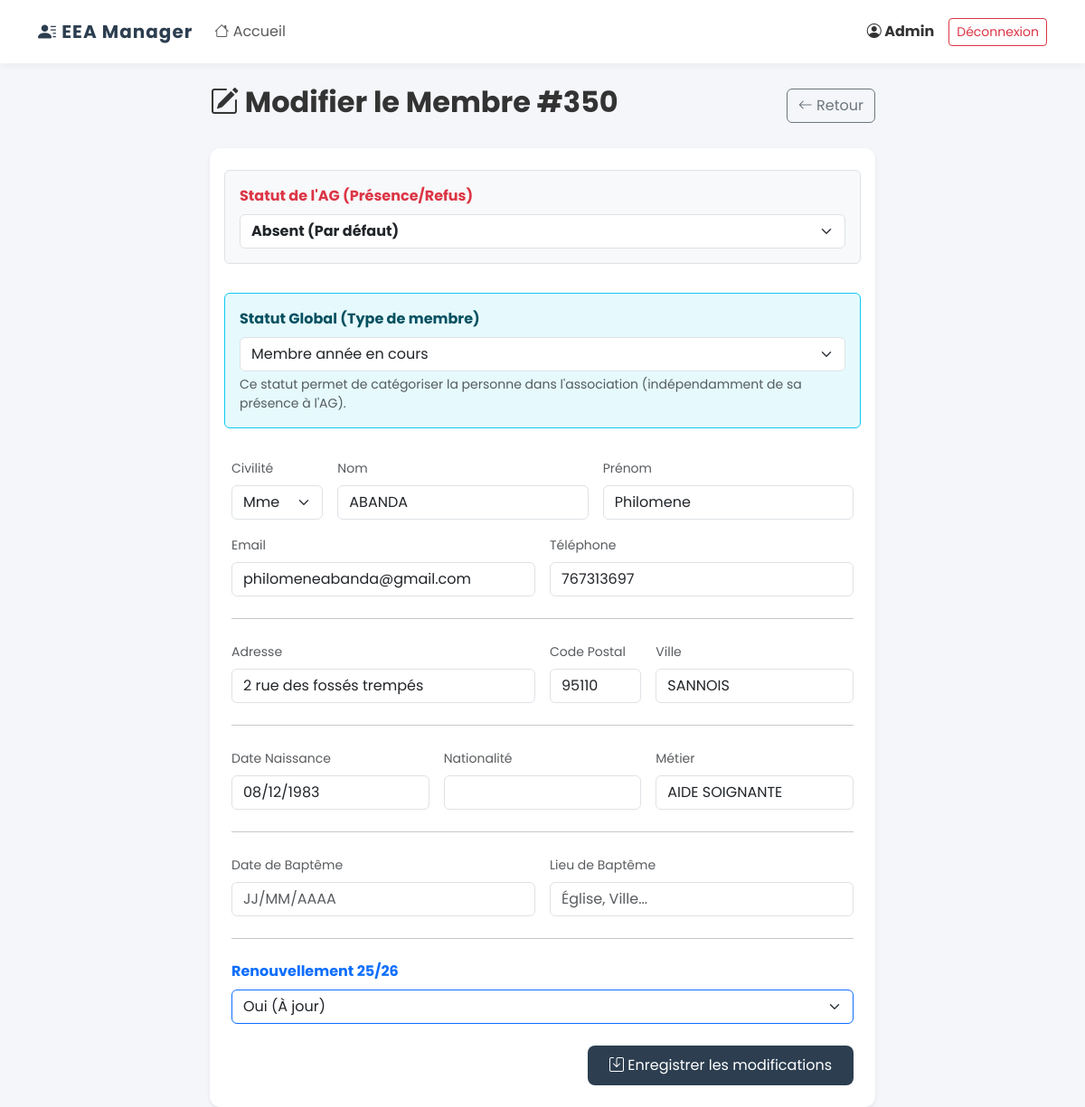
Page /admin/edit/350 (signed in) on the committed database.
### app/models.py (models this page shows)
class Member(db.Model):
    __tablename__ = 'members'
    id = db.Column(db.Integer, primary_key=True)
    nom = db.Column(db.String(100))
    prenom = db.Column(db.String(100))
    email = db.Column(db.String(120))
    telephone = db.Column(db.String(20))
    renouvellement = db.Column(db.String(10)) # 'Oui' ou 'Non'
    is_present = db.Column(db.Boolean, default=False)
    is_refused = db.Column(db.Boolean, default=False)
    check_in_time = db.Column(db.String(20)) # Heure format HH:MM:SS
    adresse = db.Column(db.String(200))
    code_postal = db.Column(db.String(20))
    ville = db.Column(db.String(100))
    date_naissance = db.Column(db.String(20))
    civilite = db.Column(db.String(20))
    nationalite = db.Column(db.String(50))
    metier = db.Column(db.String(100))
    date_bapteme = db.Column(db.String(50))
    lieu_bapteme = db.Column(db.String(100))
    statut_membre = db.Column(db.String(50), default="Membre année en cours")
    qr_code_token = db.Column(db.String(100), unique=True)

### app/routes/admin.py (the view, shortened to what this page needs)
@bp.route('/edit/<int:member_id>', methods=['GET', 'POST'])
@admin_required
def edit_member(member_id):
    m = Member.query.get_or_404(member_id)
    return render_template('admin/edit_member.html', m=m)

### app/routes/admin.py (called while the page is built)
def admin_required(f):
    @wraps(f)
    def decorated_function(*args, **kwargs):
        if 'user_id' not in session or session.get('role') != 'admin':
            flash("Accès non autorisé.", "danger")
            return redirect(url_for('portal.index'))
        return f(*args, **kwargs)
    return decorated_function

### app/templates/admin/edit_member.html (shortened to what this page needs)
{% extends "base.html" %}
{% block content %}
<div class="row justify-content-center">
    <div class="col-lg-8">
        <div class="d-flex justify-content-between align-items-center mb-4">
            <h2 class="fw-bold"><i class="bi bi-pencil-square"></i> Modifier le Membre #{{ m.id }}</h2>
            <a href="{{ url_for('admin.members_dashboard') }}" class="btn btn-outline-secondary"><i
                    class="bi bi-arrow-left"></i> Retour</a>
        </div>
        <div class="card shadow-sm">
            <div class="card-body p-4">
                <form method="POST">
                    <div class="row g-3">
                        <div class="col-12 bg-light p-3 rounded mb-3 border">
                            <label class="form-label fw-bold text-danger">Statut de l'AG (Présence/Refus)</label>
                            <select name="statut_ag" class="form-select fw-bold">
                                <option value="absent" {% if not m.is_present and not m.is_refused %}selected{% endif
                                    %}>Absent (Par défaut)</option>
                            </select>
                        </div>
                        <div class="col-12 bg-info bg-opacity-10 p-3 rounded mb-3 border border-info">
                            <label class="form-label fw-bold text-info-emphasis">Statut Global (Type de membre)</label>
                            <select name="statut_membre" class="form-select">
                                <option value="Membre année en cours" {% if m.statut_membre=='Membre année en cours'
                                    %}selected{% endif %}>Membre année en cours</option>
                            </select>
                            <div class="form-text">Ce statut permet de catégoriser la personne dans l'association
                                (indépendamment de sa présence à l'AG).</div>
                        </div>
                        <div class="col-md-2">
                            <label class="form-label small text-muted">Civilité</label>
                            <select name="civilite" class="form-select">
                                <option value="Madame" {% if m.civilite=='Madame' %}selected{% endif %}>Mme</option>
                            </select>
                        </div>
                        <div class="col-md-5">
                            <label class="form-label small text-muted">Nom</label>
                            <input type="text" name="nom" class="form-control" value="{{ m.nom }}" required>
                        </div>
                        <div class="col-md-5">
                            <label class="form-label small text-muted">Prénom</label>
                            <input type="text" name="prenom" class="form-control" value="{{ m.prenom }}" required>
                        </div>
                        <div class="col-md-6">
                            <label class="form-label small text-muted">Email</label>
                            <input type="email" name="email" class="form-control" value="{{ m.email }}">
                        </div>
                        <div class="col-md-6">
                            <label class="form-label small text-muted">Téléphone</label>
                            <input type="text" name="telephone" class="form-control" value="{{ m.telephone }}">
                        </div>
                        <div class="col-12">
                            <hr class="my-2">
                        </div>
                        <div class="col-md-6">
                            <label class="form-label small text-muted">Adresse</label>
                            <input type="text" name="adresse" class="form-control" value="{{ m.adresse }}">
                        </div>
                        <div class="col-md-2">
                            <label class="form-label small text-muted">Code Postal</label>
                            <input type="text" name="code_postal" class="form-control" value="{{ m.code_postal }}">
                        </div>
                        <div class="col-md-4">
                            <label class="form-label small text-muted">Ville</label>
                            <input type="text" name="ville" class="form-control" value="{{ m.ville }}">
                        </div>
                        <div class="col-12">
                            <hr class="my-2">
                        </div>
                        <div class="col-md-4">
                            <label class="form-label small text-muted">Date Naissance</label>
                            <input type="text" name="date_naissance" class="form-control" value="{{ m.date_naissance }}"
                                placeholder="JJ/MM/AAAA">
                        </div>
                        <div class="col-md-4">
                            <label class="form-label small text-muted">Nationalité</label>
                            <input type="text" name="nationalite" class="form-control" value="{{ m.nationalite }}">
                        </div>
                        <div class="col-md-4">
                            <label class="form-label small text-muted">Métier</label>
                            <input type="text" name="metier" class="form-control" value="{{ m.metier }}">
                        </div>
                        <div class="col-12">
                            <hr class="my-2">
                        </div>
                        <div class="col-md-6">
                            <label class="form-label small text-muted">Date de Baptême</label>
                            <input type="text" name="date_bapteme" class="form-control" value="{{ m.date_bapteme }}"
                                placeholder="JJ/MM/AAAA">
                        </div>
                        <div class="col-md-6">
                            <label class="form-label small text-muted">Lieu de Baptême</label>
                            <input type="text" name="lieu_bapteme" class="form-control" value="{{ m.lieu_bapteme }}"
                                placeholder="Église, Ville...">
                        </div>
                        <div class="col-12">
                            <hr class="my-2">
                        </div>
                        <div class="col-md-12">
                            <label class="form-label fw-bold text-primary">Renouvellement 25/26</label>
                            <select name="renouvellement" class="form-select border-primary">
                                <option value="Oui" {% if m.renouvellement=='Oui' %}selected{% endif %}>Oui (À jour)
                                </option>
                            </select>
                        </div>
                        <div class="col-12 mt-4 text-end">
                            <button type="submit" class="btn btn-primary px-4"><i class="bi bi-save"></i> Enregistrer
                                les modifications</button>
                        </div>
                    </div>
                </form>
            </div>
        </div>
    </div>
</div>
{% endblock %}

### app/templates/base.html (style rules this page uses)
:root { --primary-color: #2c3e50; --accent-color: #3498db; --success-color: #2ecc71; --danger-color: #e74c3c; --bg-color: #f4f6f9; }
body { font-family: 'Poppins', sans-serif; background-color: var(--bg-color); color: #333; }
.card { border: none; border-radius: 12px; box-shadow: 0 4px 15px rgba(0, 0, 0, 0.03); }
.btn-primary { background-color: var(--primary-color); border: none; padding: 10px 20px; border-radius: 8px; }

### rows in the picture
Member: id "350", statut_ag "Absent (Par défaut)", statut_membre "Membre année en cours", civilite "Mme", nom "ABANDA", prenom "Philomene", email "philomeneabanda@gmail.com", telephone "767313697", adresse "2 rue des fossés trempés", code_postal "95110", ville "SANNOIS", date_naissance "08/12/1983", metier "AIDE SOIGNANTE", renouvellement "Oui (À jour)"

### other values in the picture
{{ session.get('username')|capitalize }} "Admin"
